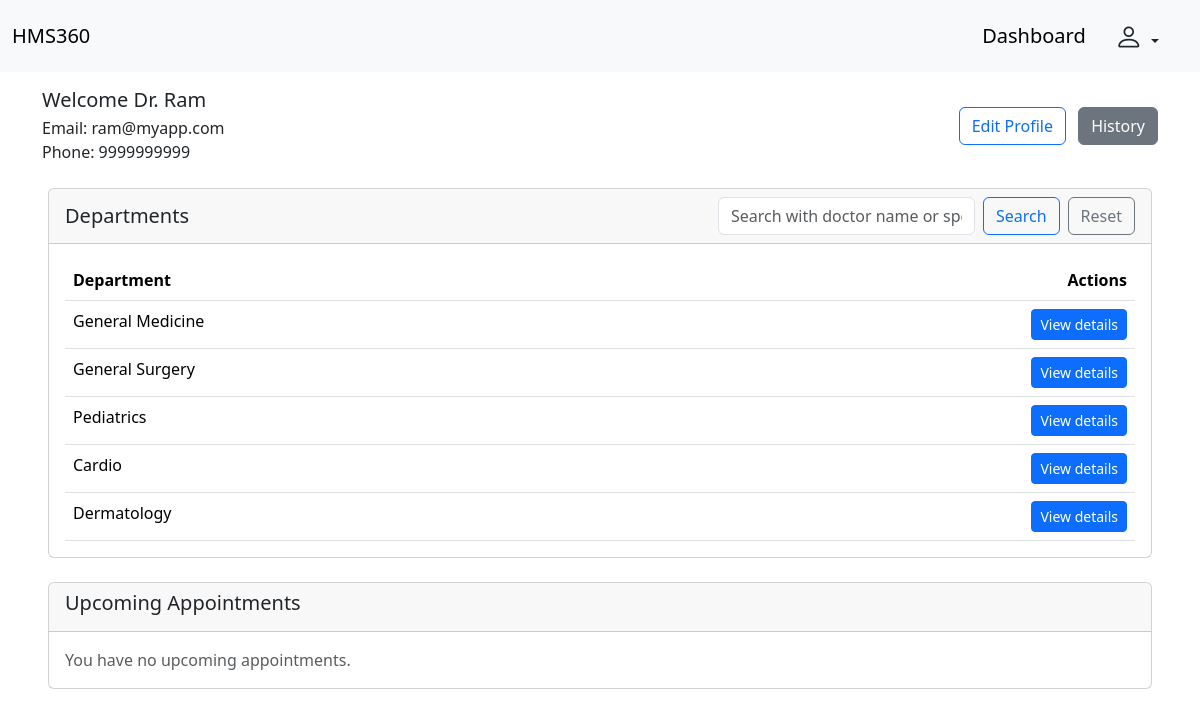
Before: /patient/dashboard (signed in) with the older database file.
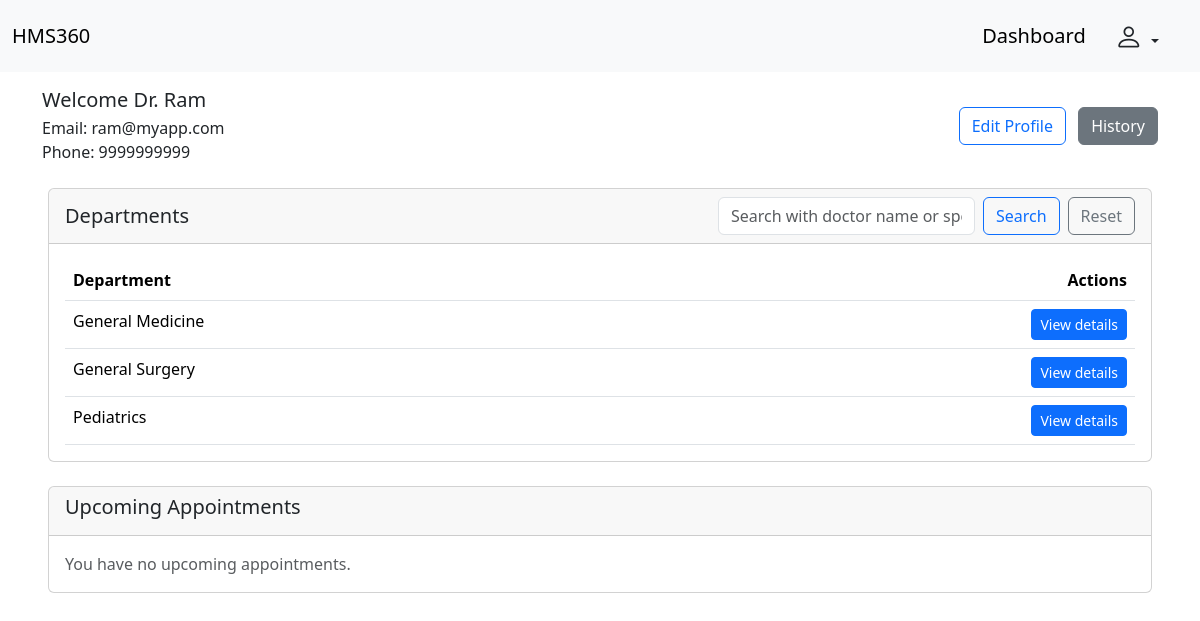
After: the same page with the newer database file.
### backend/models.py (models this page shows)
class Department(db.Model):
    __tablename__ = "department"
    id  = db.Column(db.Integer , primary_key = True , autoincrement = True)
    name = db.Column(db.String , nullable = False, unique = True)
    description = db.Column(db.String , nullable = False)
    doc_registered = db.Column(db.Integer)
    doctors = db.relationship("Doctor", backref = "department")
    appointments = db.relationship("Appointment", backref = "department")

### backend/routes.py (the view, shortened to what this page needs)
@app.route("/patient/dashboard" , methods=["GET" , "POST"])
@login_required
def pat_dashboard():
    current_patient = current_user
    today = date.today()
    search_term = request.args.get("search", "").strip()
    dept_query = Department.query
    all_depts = dept_query.all()
    upcoming_appointments = (
        Appointment.query
        .filter(
            Appointment.pat_id == current_patient.id,
            Appointment.date >= today,
            Appointment.status != "Canceled",
            Appointment.status != "Completed"
        )
        .order_by(Appointment.date, Appointment.time)
        .all()
    )
    return render_template("/patient/dashboard.html" , current_patient = current_user, all_depts = all_depts,
                            upcoming_appointments=upcoming_appointments, search_term=search_term)

### app.py (called while the page is built)
def create_app():
    app = Flask(__name__)
    app.config["SQLALCHEMY_DATABASE_URI"] = "sqlite:///Hospital_db.sqlite3"
    db.init_app(app)
    app.config["SECRET_KEY"] = "Thisismysecret"
    login_manager = LoginManager(app)
    @login_manager.user_loader
    def load_user(email):
        return db.session.query(Patient).filter_by(email = email).first() or \
        db.session.query(Admin).filter_by(email = email).first() or \
        db.session.query(Doctor).filter_by(email = email).first()
    app.app_context().push()
    db.create_all()
    return app

### templates/patient/dashboard.html (shortened to what the changed rows need)
<!DOCTYPE html>
<html lang="en">
<head>
    <link href="https://cdn.jsdelivr.net/npm/bootstrap@5.3.7/dist/css/bootstrap.min.css" rel="stylesheet"
>
    <link rel="stylesheet" href="https://cdn.jsdelivr.net/npm/bootstrap-icons@1.13.1/font/bootstrap-icons.min.css">
</head>
<body>
    <div class="card mt-4 ms-5 me-5">
        <div class="card-body">
            <table class="table mb-0">
                <thead>
                    <tr>
                        <th scope="col">Department</th>
                        <th scope="col" class="text-end">Actions</th>
                    </tr>
                </thead>
                <tbody>
                    {% for d in all_depts %}
                        <tr>
                            <td>{{ d.name }}</td>
                            <td class="text-end">
                            <button class="btn btn-primary btn-sm" data-bs-toggle="modal" data-bs-target="#deptModal-{{ d.id }}">
                                View details
                            </button>
                            </td>
                        </tr>
                    {% else %}
                        <tr>
                            <td colspan="2" class="text-muted text-center">
                                No departments available.
                            </td>
                        </tr>
                    {% endfor %}
                </tbody>
            </table>
        </div>
    </div>
</body>
</html>

Changed rows visible on the page:
removed Department: name "Cardio"
removed Department: name "Dermatology"
